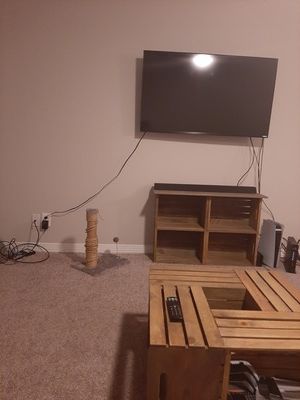
#> input picture homework2_pics/prob5-2.jpg, 300 x 400 px, found by its file name
$ python problem5.py
#> lines starting #> are read from the running program, lines starting #| are printed output that depends on the picture
### homework2_code/stitch.py
# import the necessary packages
import numpy as np
import imutils
import cv2


class Stitcher:
    def __init__(self):
        # determine if we are using OpenCV v3.X
        self.isv3 = imutils.is_cv3(or_better=True)

    def stitch(self, images, ratio=0.75, reprojThresh=4.0, showMatches=False):
        # unpack the images, then detect keypoints and extract
        # local invariant descriptors from them
        (imageB, imageA) = images
        (kpsA, featuresA) = self.detectAndDescribe(imageA)
        (kpsB, featuresB) = self.detectAndDescribe(imageB)
        # match features between the two images
        M = self.matchKeypoints(kpsA, kpsB, featuresA,
                                featuresB, ratio, reprojThresh)
        # if the match is None, then there aren’t enough matched
        # keypoints to create a panorama
        if M is None:
            print('Not enough keypoints')
            return None

        # otherwise, apply a perspective warp to stitch the images
        # together
        (matches, H, status) = M
        # default warpPerspective interpolation is bilinear
        result = cv2.warpPerspective(
            imageA, H, (imageA.shape[1] + imageB.shape[1], imageA.shape[0]))
        result[0:imageB.shape[0], 0:imageB.shape[1]] = imageB
        # check to see if the keypoint matches should be visualized
        if showMatches:
            vis = self.drawMatches(imageA, imageB, kpsA, kpsB, matches, status)
        # return a tuple of the stitched image and the
        # visualization
        return (result, vis)
        # return the stitched image
        return result

    def detectAndDescribe(self, image):
        # convert the image to grayscale
        gray = cv2.cvtColor(image, cv2.COLOR_BGR2GRAY)
        # check to see if we are using OpenCV 3.X
        # detect and extract features from the image
        descriptor = cv2.SIFT_create()
        (kps, features) = descriptor.detectAndCompute(image, None)

        # convert the keypoints from KeyPoint objects to NumPy
        # arrays
        kps = np.float32([kp.pt for kp in kps])
        # return a tuple of keypoints and features
        return (kps, features)

    def matchKeypoints(self, kpsA, kpsB, featuresA, featuresB,
                       ratio, reprojThresh):
        # compute the raw matches and initialize the list of actual
        # matches
        matcher = cv2.BFMatcher()
        rawMatches = matcher.knnMatch(featuresA, featuresB, 2)
        matches = []
        # loop over the raw matches
        for m in rawMatches:
            # ensure the distance is within a certain ratio of each
            # other (i.e. Lowe’s ratio test)
            if len(m) == 2 and m[0].distance < m[1].distance * ratio:
                matches.append((m[0].trainIdx, m[0].queryIdx))
        # computing a homography requires at least 4 matches
        if len(matches) > 4:
            # construct the two sets of points
            ptsA = np.float32([kpsA[i] for (_, i) in matches])
            ptsB = np.float32([kpsB[i] for (i, _) in matches])
            # compute the homography between the two sets of points
            (H, status) = cv2.findHomography(ptsA, ptsB, cv2.RANSAC,
                                             reprojThresh)
            # return the matches along with the homograpy matrix
            # and status of each matched point
            return (matches, H, status)
        # otherwise, no homograpy could be computed
        return None

    def drawMatches(self, imageA, imageB, kpsA, kpsB, matches, status):
        # initialize the output visualization image
        (hA, wA) = imageA.shape[:2]
        (hB, wB) = imageB.shape[:2]
        vis = np.zeros((max(hA, hB), wA + wB, 3), dtype=np.uint8)
        vis[0:hA, 0:wA] = imageA
        vis[0:hB, wA:] = imageB
        # loop over the matches
        for ((trainIdx, queryIdx), s) in zip(matches, status):
            # only process the match if the keypoint was successfully
            # matched
            if s == 1:
                # draw the match
                ptA = (int(kpsA[queryIdx][0]), int(kpsA[queryIdx][1]))
                ptB = (int(kpsB[trainIdx][0]) + wA, int(kpsB[trainIdx][1]))
                cv2.line(vis, ptA, ptB, (0, 255, 0), 1)
        # return the visualization
        return vis

### homework2_code/problem5.py
# PROBLEM 5
from stitch import Stitcher
import imutils
import cv2

imageA = cv2.imread('homework2_pics/prob5-2.jpg', cv2.COLOR_BGR2GRAY)
#> imageA is the input picture: shape (400, 300, 3); mean B, G, R 89, 101.4, 132.8
imageB = cv2.imread('homework2_pics/prob5-3.jpg', cv2.COLOR_BGR2GRAY)
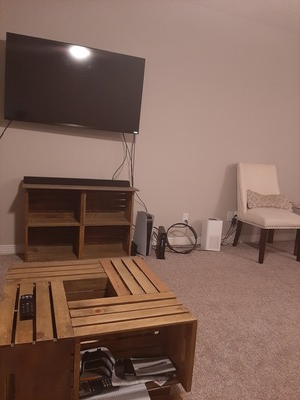
#> input picture homework2_pics/prob5-3.jpg, 300 x 400 px, found by its file name
#> imageB is the input picture: shape (400, 300, 3); mean B, G, R 89.4, 101.2, 130.4

# stitch the images together to create a panorama
stitcher = Stitcher()
(result, vis) = stitcher.stitch([imageA, imageB], showMatches=True)
#> in detectAndDescribe, `(kps, features) = descriptor.detectAndCompute(image, None)`: kps = 232 keypoints; strongest (x, y, size): (79, 53, 12.6), (156, 332, 2.1), (95, 349, 2.1), (90, 350, 2.3)
#> in detectAndDescribe, `kps = np.float32([kp.pt for kp in kps])`: kps = 232 pairs, first value 3.92 to 295.1, second value 31.07 to 395.6
#> in stitch, `(kpsA, featuresA) = self.detectAndDescribe(imageA)`: kpsA has the same summary as kps in detectAndDescribe
#> in detectAndDescribe (call 2), `gray = cv2.cvtColor(image, cv2.COLOR_BGR2GRAY)`:
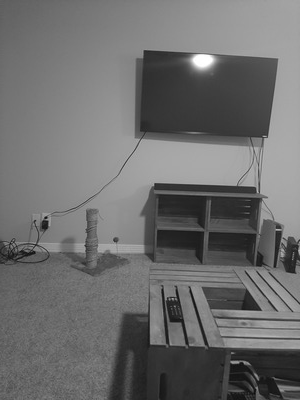
#> gray: shape (400, 300); min 11, max 255, mean 109.4
#> in detectAndDescribe (call 2), `(kps, features) = descriptor.detectAndCompute(image, None)`: kps = 201 keypoints; strongest (x, y, size): (202, 62, 12.9), (237, 362, 2.6), (233, 362, 2.6), (245, 363, 3)
#> in detectAndDescribe (call 2), `kps = np.float32([kp.pt for kp in kps])`: kps = 201 pairs, first value 5.44 to 297, second value 51.61 to 396.9
#> in stitch, `(kpsB, featuresB) = self.detectAndDescribe(imageB)`: kpsB has the same summary as kps in detectAndDescribe
#> in matchKeypoints, `rawMatches = matcher.knnMatch(featuresA, featuresB, 2)`: rawMatches = 232 matches
#> after the loop in matchKeypoints, `for m in rawMatches:`: matches = 67 pairs, first value 34 to 196, second value 0 to 227
#> in matchKeypoints, `ptsA = np.float32([kpsA[i] for (_, i) in matches])`: ptsA = 67 pairs, first value 3.92 to 276.8, second value 33.51 to 372.1
#> in matchKeypoints, `ptsB = np.float32([kpsB[i] for (i, _) in matches])`: ptsB = 67 pairs, first value 139.8 to 290.4, second value 51.61 to 388.2
#> in matchKeypoints, `(H, status) = cv2.findHomography(ptsA, ptsB, cv2.RANSAC, reprojThresh)`: H = [[0.686, -0.0271, 137.7], [-0.181, 0.902, 22.17], [-0.00101, -2.89e-05, 1]]; status = 67 values, max 1 at index 0, min 0 at index 6, mean 0.582
#> the loop in drawMatches, `for ((trainIdx, queryIdx), s) in zip(matches, status):` made 67 passes
#> (trainIdx, queryIdx, s, ptA, ptB) on passes 1, 2, 3, 4, 5, 6, 8, 11, 18, 24, 25, 26: (36, 0, [1], (3, 37), (441, 55)), (39, 1, [1], (7, 33), (445, 51)), (35, 5, [1], (9, 220), (440, 222)), (34, 6, [1], (9, 248), (439, 248)), (37, 8, [1], (11, 216), (442, 219)), (38, 10, [1], (12, 209), (443, 212)), (41, 19, [1], (17, 240), (446, 242)), (53, 31, [1], (30, 229), (459, 232)), (76, 50, [1], (65, 220), (489, 225)), (79, 63, [1], (75, 252), (499, 257)), (81, 64, [1], (75, 223), (500, 229)), (82, 65, [1], (76, 228), (500, 234))
#> (ptA, ptB) on passes 61 to 64: ((153, 241), (581, 253)), ((153, 241), (581, 253)), ((155, 223), (585, 234)), ((161, 227), (590, 239))
#> after the loop in drawMatches, `for ((trainIdx, queryIdx), s) in zip(matches, status):`:
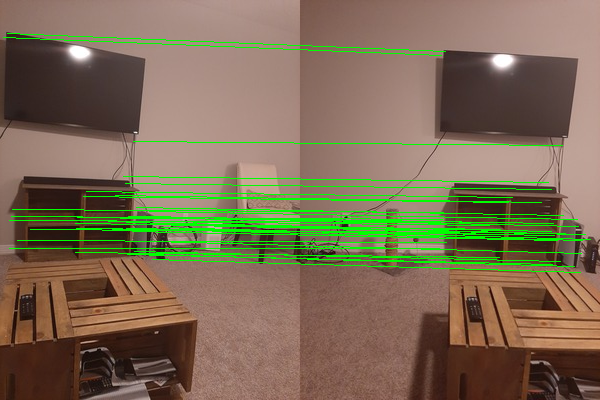
#> vis: shape (400, 600, 3); mean B, G, R 84.5, 109.7, 124.7
cv2.imwrite('homework2_answers/problem5-temp.png', result)

imageC = cv2.imread('homework2_pics/prob5-1.jpg', cv2.COLOR_BGR2GRAY)
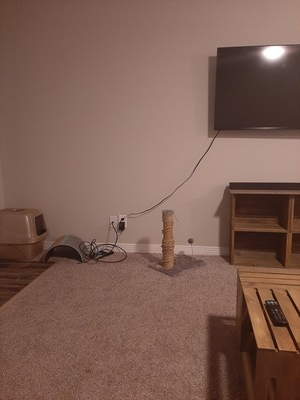
#> input picture homework2_pics/prob5-1.jpg, 300 x 400 px, found by its file name
#> imageC is the input picture: shape (400, 300, 3); mean B, G, R 83.5, 94.9, 125.8
imageD = cv2.imread('homework2_answers/problem5-temp.png', cv2.COLOR_BGR2GRAY)

(result, vis) = stitcher.stitch([imageC, imageD], showMatches=True)
#> in detectAndDescribe (call 3), `gray = cv2.cvtColor(image, cv2.COLOR_BGR2GRAY)`:
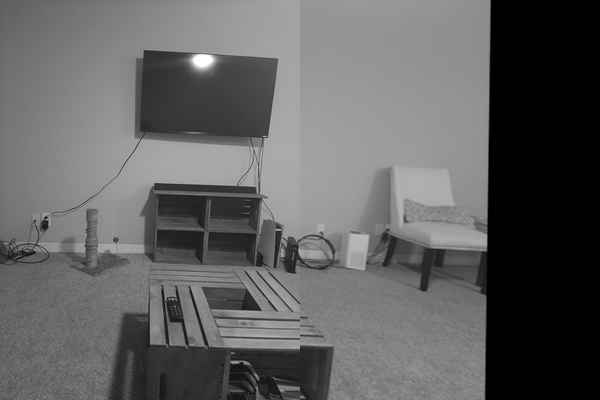
#> gray: shape (400, 600); min 0, max 255, mean 97
#> in detectAndDescribe (call 3), `(kps, features) = descriptor.detectAndCompute(image, None)`: kps = 314 keypoints; strongest (x, y, size): (202, 62, 12.9), (237, 362, 2.6), (233, 362, 2.6), (479, 241, 12.3)
#> in detectAndDescribe (call 3), `kps = np.float32([kp.pt for kp in kps])`: kps = 314 pairs, first value 5.44 to 497.2, second value 51.61 to 396.9
#> in detectAndDescribe (call 4), `gray = cv2.cvtColor(image, cv2.COLOR_BGR2GRAY)`:
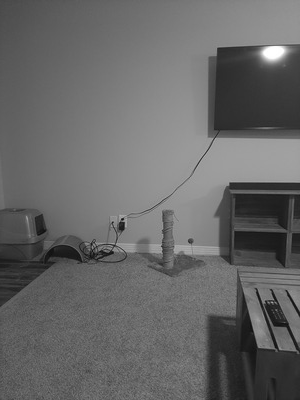
#> gray: shape (400, 300); min 13, max 255, mean 102.9
#> in detectAndDescribe (call 4), `(kps, features) = descriptor.detectAndCompute(image, None)`: kps = 133 keypoints; strongest (x, y, size): (273, 54, 13.4), (242, 96, 52.6), (288, 295, 2.2), (257, 293, 2)
#> in detectAndDescribe (call 4), `kps = np.float32([kp.pt for kp in kps])`: kps = 133 pairs, first value 17.17 to 295.5, second value 51.8 to 377.2
#> in matchKeypoints (call 2), `rawMatches = matcher.knnMatch(featuresA, featuresB, 2)`: rawMatches = 314 matches
#> the loop in drawMatches (call 2), `for ((trainIdx, queryIdx), s) in zip(matches, status):` made 59 passes
#> (trainIdx, queryIdx, s, ptA, ptB) on passes 1 to 12: (8, 1, [1], (8, 261), (691, 261)), (9, 2, [1], (17, 242), (697, 243)), (14, 6, [1], (33, 252), (711, 252)), (15, 7, [1], (36, 248), (714, 249)), (17, 9, [1], (44, 214), (720, 216)), (19, 10, [1], (47, 255), (725, 256)), (18, 11, [1], (48, 219), (725, 220)), (20, 12, [1], (52, 246), (729, 247)), (23, 13, [1], (72, 266), (750, 266)), (24, 14, [1], (79, 247), (755, 248)), (26, 15, [1], (82, 269), (759, 270)), (31, 16, [1], (83, 263), (760, 263))
#> (trainIdx, queryIdx, s) on passes 15, 18, 20, 30, 32, 33: (43, 21, [0]), (46, 24, [0]), (59, 30, [0]), (86, 54, [0]), (104, 57, [0]), (89, 60, [0])
#> after the loop in drawMatches (call 2), `for ((trainIdx, queryIdx), s) in zip(matches, status):`:
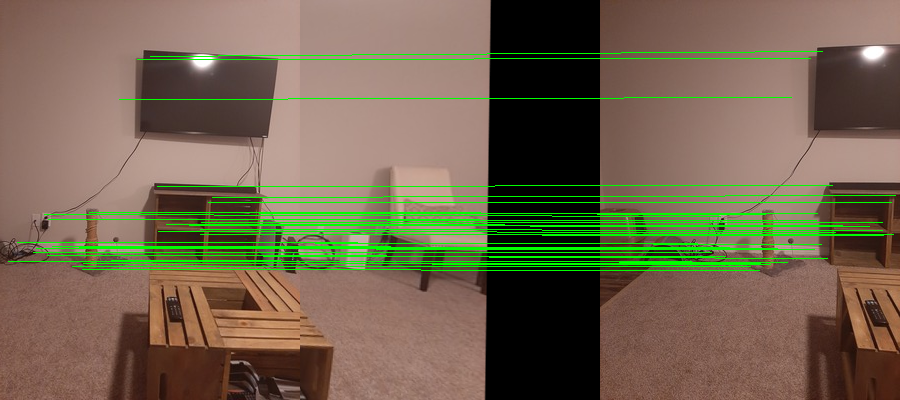
#> vis: shape (400, 900, 3); mean B, G, R 77.8, 101.3, 113.4
cv2.imwrite('homework2_answers/problem5.png', result)

cv2.imshow('stitch', result)
cv2.waitKey(0)
